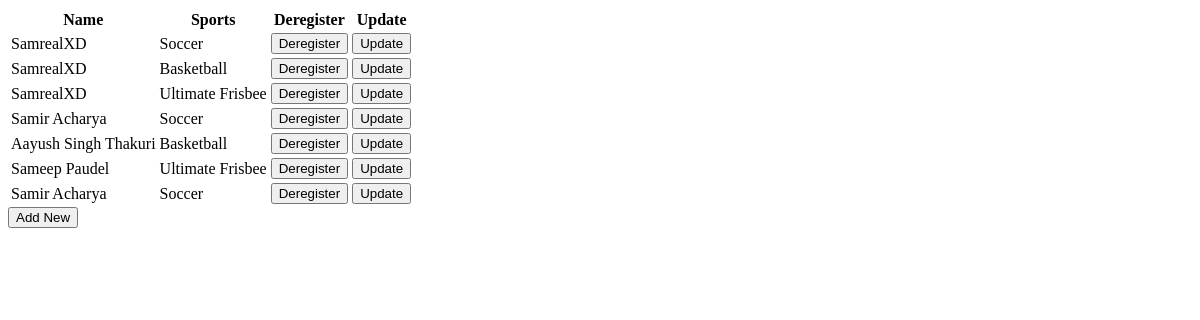
/list, run on an earlier commit of the app's database.
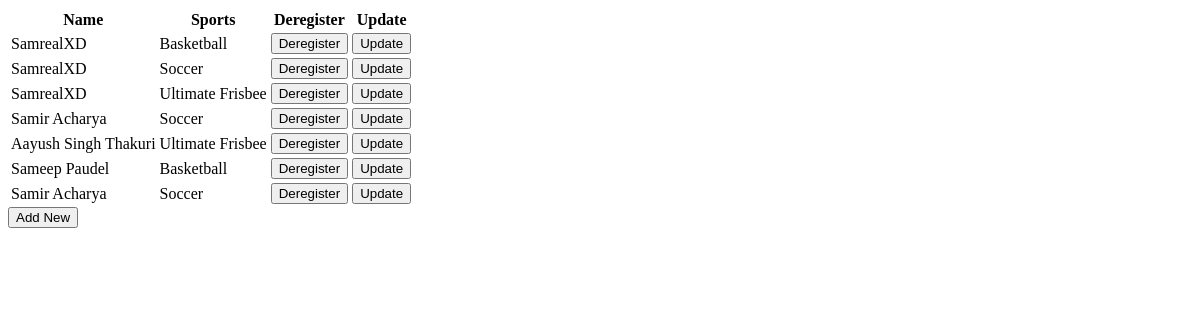
And on a later commit of the database.
### tables this page shows
CREATE TABLE registrants( id INTEGER PRIMARY KEY AUTOINCREMENT, name TEXT NOT NULL, sports TEXT NOT NULL);

### app.py (the view)
@app.route("/list")
def list():
    rows = db.execute("SELECT * FROM registrants")
    return render_template("list.html", registrants=rows)

### templates/list.html (shortened to what this page needs)
{% extends "base.html" %}
{% block body %}
    <table>
        <tr>
            <th>Name</th>
            <th>Sports</th>
            <th>Deregister</th>
            <th>Update</th>
        </tr>
        {% for registrant in registrants %}
            <tr>
                <td>{{ registrant.name }}</td>
                <td>{{ registrant.sports }}</td>
                <td>
                    <form action="/deregister" method="post">
                        <button type="submit">Deregister</button>
                    </form>
                </td>
                <td>
                    <form action="/update" method="post">
                        <button type="submit">Update</button>
                    </form>
                </td>
            </tr>
        {% endfor %}
    </table>
    <button type="button" onclick="window.location.href='/register'">Add New</button>
{% endblock %}

### templates/base.html (shortened to what this page needs)
<!DOCTYPE html>
<html lang="en">
<head>
</head>
<body>
    {% block body %}{% endblock %}
</body>
</html>

What changed in the data, as far as the page shows it:
changed registrants (number 1 of 7 on the later page): sports "Soccer" → "Basketball"
changed registrants (number 2 of 7 on the later page): sports "Basketball" → "Soccer"
changed registrants "Aayush Singh Thakuri": sports "Basketball" → "Ultimate Frisbee"
changed registrants "Sameep Paudel": sports "Ultimate Frisbee" → "Basketball"
